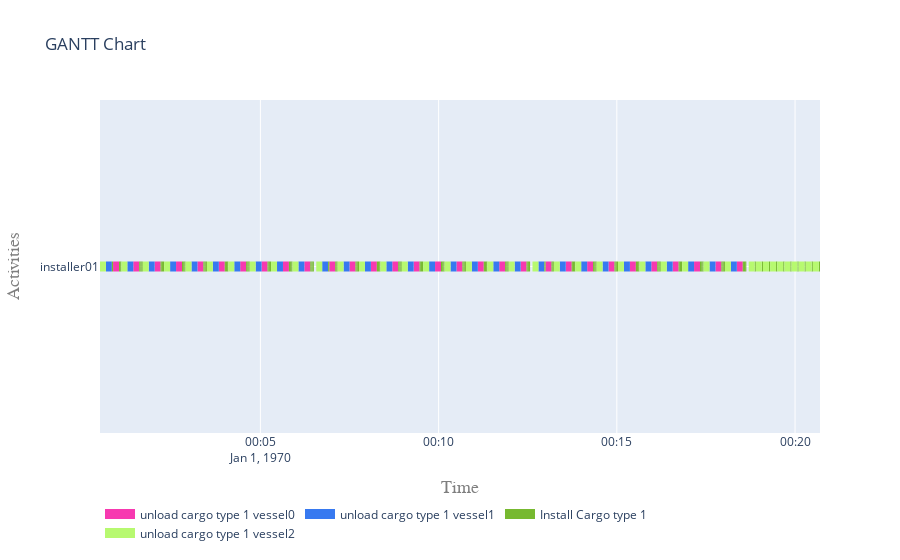

The cell this chart's notebook holds for it:
### Code cell
plot.get_gantt_chart(
    [installer01], 
    id_map=id_map
)

### Figure 1 — Plotly figure (JSON) as saved in the notebook; plotly's stock layout.template omitted (floating-point values rounded to 4 significant figures; data arrays with more than 128 entries replaced by an {"elided": "..."} marker saying what was removed)
{"data": [{"connectgaps": false, "hoverinfo": "y+name", "line": {"color": "rgb(247,57,176)", "width": 10}, "mode": "lines", "name": "unload cargo type 1 vessel0", "type": "scatter", "x": {"elided": "150 str values"}, "y": {"elided": "150 str values"}}, {"connectgaps": false, "hoverinfo": "y+name", "line": {"color": "rgb(55,121,240)", "width": 10}, "mode": "lines", "name": "unload cargo type 1 vessel1", "type": "scatter", "x": {"elided": "150 str values"}, "y": {"elided": "150 str values"}}, {"connectgaps": false, "hoverinfo": "y+name", "line": {"color": "rgb(119,185,48)", "width": 10}, "mode": "lines", "name": "Install Cargo type 1", "type": "scatter", "x": {"elided": "500 str values"}, "y": {"elided": "500 str values"}}, {"connectgaps": false, "hoverinfo": "y+name", "line": {"color": "rgb(183,249,112)", "width": 10}, "mode": "lines", "name": "unload cargo type 1 vessel2", "type": "scatter", "x": {"elided": "200 str values"}, "y": {"elided": "200 str values"}}], "layout": {"hovermode": "closest", "legend": {"orientation": "h", "x": 0, "y": -0.2}, "title": {"text": "GANTT Chart"}, "xaxis": {"range": ["1970-01-01T00:00:30", "1970-01-01T00:20:42"], "title": {"font": {"color": "#7f7f7f", "family": "Courier New, monospace", "size": 18}, "text": "Time"}}, "yaxis": {"title": {"font": {"color": "#7f7f7f", "family": "Courier New, monospace", "size": 18}, "text": "Activities"}}}}
